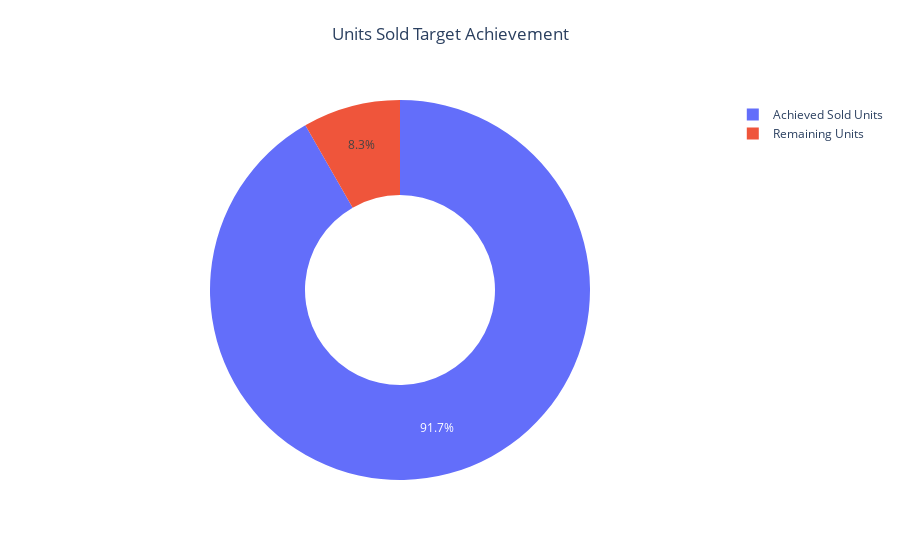

This figure's notebook cell:
### Markdown cell above
## ***Units Sold Target Achievement***

### Code cell
# Given Target Units
Target_Units = 36923

# Calculate the total actual units sold
Actual_units = sum(Sales_df['Units'])

# Calculate the percentage of sold units
Achieved_Sold_Units = round((Actual_units / Target_Units) * 100, 1)

# Calculate the remaining units to reach the target
Remaining_Units = round(100 - Achieved_Sold_Units, 1)

# Create data for the donut chart
labels = ['Achieved Sold Units', 'Remaining Units']
values = [Achieved_Sold_Units, Remaining_Units]

# Create the Donut Chart
fig = go.Figure(data=[go.Pie(labels=labels, values=values, hole=0.5)])

# Customize the layout
fig.update_layout(
    title={
        'text': "Units Sold Target Achievement",
        'y': 0.95,
        'x': 0.5,
        'xanchor': 'center',
        'yanchor': 'top'
    },
    showlegend=True
)

# Display the chart
fig.show()

### Figure 1 — Plotly figure (JSON) as saved in the notebook; plotly's stock layout.template omitted (floating-point values rounded to 4 significant figures)
{"data": [{"hole": 0.5, "labels": ["Achieved Sold Units", "Remaining Units"], "type": "pie", "values": [91.7, 8.3]}], "layout": {"autosize": true, "showlegend": true, "title": {"text": "Units Sold Target Achievement", "x": 0.5, "xanchor": "center", "y": 0.95, "yanchor": "top"}}}
